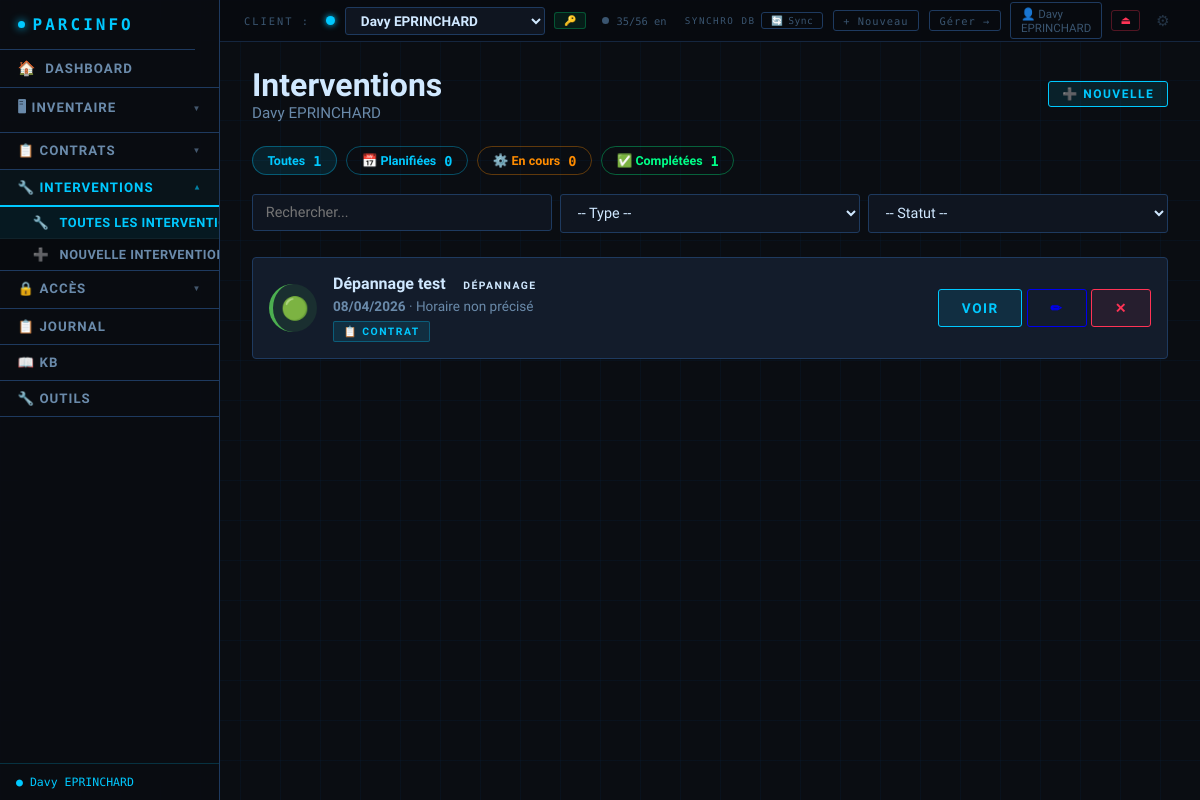
Screenshot of /interventions (signed in) with the database file from the repository.
### tables this page shows
CREATE TABLE clients (
        id INTEGER PRIMARY KEY AUTOINCREMENT,
        nom TEXT NOT NULL DEFAULT '',
        contact TEXT DEFAULT '',
        telephone TEXT DEFAULT '',
        email TEXT DEFAULT '',
        adresse TEXT DEFAULT '',
        notes TEXT DEFAULT '',
        couleur TEXT DEFAULT '#00c9ff',
        date_creation TEXT DEFAULT '',
        date_maj TEXT DEFAULT '', auth_user_id INTEGER DEFAULT NULL);

CREATE TABLE interventions (
        id INTEGER PRIMARY KEY AUTOINCREMENT,
        client_id INTEGER NOT NULL,
        titre TEXT DEFAULT '',
        type_intervention TEXT DEFAULT '',
        description TEXT DEFAULT '',
        notes TEXT DEFAULT '',
        date_intervention TEXT NOT NULL,
        heure_debut TEXT DEFAULT '',
        heure_fin TEXT DEFAULT '',
        duree_minutes INTEGER DEFAULT 0,
        technicien_nom TEXT DEFAULT '',
        technicien_email TEXT DEFAULT '',
        statut TEXT DEFAULT 'completee',
        contrat_id INTEGER DEFAULT NULL,
        cout_ht REAL DEFAULT 0,
        devise TEXT DEFAULT 'EUR',
        date_creation TEXT DEFAULT '',
        date_maj TEXT DEFAULT '',
        auth_user_id INTEGER,
        FOREIGN KEY(client_id) REFERENCES clients(id) ON DELETE CASCADE,
        FOREIGN KEY(contrat_id) REFERENCES contrats(id) ON DELETE SET NULL,
        FOREIGN KEY(auth_user_id) REFERENCES auth_users(id) ON DELETE SET NULL);

### app.py (the view)
@app.route('/interventions')
@login_required
def liste_interventions():
    cid = get_client_id()
    if not cid: return redirect(url_for('nouveau_client'))
    page = request.args.get('page', 1, type=int)
    q = request.args.get('q', '')
    filtre_type = request.args.get('type', '')
    filtre_statut = request.args.get('statut', '')
    conn = get_db()
    client = row_to_dict(conn.execute('SELECT * FROM clients WHERE id=?', (cid,)).fetchone() or {})
    query = 'SELECT * FROM interventions WHERE client_id=? AND statut != ?'
    params = [cid, 'archivee']
    if q:
        query += ' AND titre LIKE ?'
        params.append(f'%{q}%')
    if filtre_type:
        query += ' AND type_intervention=?'
        params.append(filtre_type)
    if filtre_statut:
        query += ' AND statut=?'
        params.append(filtre_statut)
    query += ' ORDER BY date_intervention DESC'
    rows, pagination = paginate(query, tuple(params), page)
    interventions = [fmt_intervention(row_to_dict(r)) for r in rows]
    stats = {
        'total': conn.execute(
            'SELECT COUNT(*) FROM interventions WHERE client_id=? AND statut != ?', (cid, 'archivee')).fetchone()[0],
        'planifiee': conn.execute(
            "SELECT COUNT(*) FROM interventions WHERE client_id=? AND statut='planifiee'", (cid,)).fetchone()[0],
        'en_cours': conn.execute(
            "SELECT COUNT(*) FROM interventions WHERE client_id=? AND statut='en_cours'", (cid,)).fetchone()[0],
        'completee': conn.execute(
            "SELECT COUNT(*) FROM interventions WHERE client_id=? AND statut='completee'", (cid,)).fetchone()[0],
    }
    filtre_stat = ''
    if filtre_statut:
        filtre_stat = filtre_statut
    types_interventions = get_liste('types_interventions')
    conn.close()
    return render_template('interventions.html', interventions=interventions, client=client,
                          clients=get_clients(), client_actif_id=cid,
                          pagination=pagination, stats=stats,
                          filtre_type=filtre_type, filtre_statut=filtre_statut, filtre_stat=filtre_stat,
                          types_interventions=types_interventions)

### templates/interventions.html (shortened to what this page needs)
{% extends "base.html" %}
{% block content %}
<div style="display: flex; align-items: center; justify-content: space-between; margin-bottom: 1.5rem; flex-wrap: wrap; gap: 1rem;">
    <div>
        <h1>Interventions</h1>
        <p style="color: var(--text-secondary); font-size: .95rem;">{{ client.nom }}</p>
    </div>
    <a href="/intervention/nouveau" class="btn btn-primary btn-sm">➕ Nouvelle</a>
</div>
{% if stats %}
<div class="stat-chips">
    <a href="?" class="sc sc-all {% if not filtre_stat %}on{% endif %}">Toutes <span class="sc-n">{{ stats.total }}</span></a>
    <a href="?statut=planifiee" class="sc sc-plan {% if filtre_stat=='planifiee' %}on{% endif %}">📅 Planifiées <span class="sc-n">{{ stats.planifiee }}</span></a>
    <a href="?statut=en_cours" class="sc sc-cours {% if filtre_stat=='en_cours' %}on{% endif %}">⚙️ En cours <span class="sc-n">{{ stats.en_cours }}</span></a>
    <a href="?statut=completee" class="sc sc-compl {% if filtre_stat=='completee' %}on{% endif %}">✅ Complétées <span class="sc-n">{{ stats.completee }}</span></a>
</div>
{% endif %}
<div style="display: grid; gap: .5rem; margin-bottom: 1.5rem; grid-template-columns: repeat(auto-fit, minmax(150px, 1fr)); align-items: start;">
    <input type="text" id="search" placeholder="Rechercher..." style="grid-column: auto;" oninput="filtrerIntv()">
    <select id="filtre-type" onchange="filtrerIntv()">
        <option value="">-- Type --</option>
    </select>
    <select id="filtre-statut" onchange="filtrerIntv()">
        <option value="">-- Statut --</option>
    </select>
</div>
{% if interventions %}
<div style="display: flex; flex-direction: column; gap: .7rem;">
    {% for intv in interventions %}
    <div class="intv-card">
        <div class="intv-icon" style="background: {{ intv.statut_color }}20; border-left-color: {{ intv.statut_color }};">{{ intv.statut_emoji }}</div>
        <div style="flex: 1; min-width: 0;">
            <div style="display: flex; align-items: baseline; gap: .5rem; flex-wrap: wrap;">
                <strong style="font-size: 1rem;">{{ intv.titre }}</strong>
                <span class="badge badge-secondary">{{ intv.type_intervention }}</span>
            </div>
            <div style="font-size: .85rem; color: var(--text-secondary); margin-top: .2rem;">
                {% if intv.date_intervention_fmt %}
                    <strong>{{ intv.date_intervention_fmt }}</strong>
                    {% if intv.horaire %} · {{ intv.horaire }}{% endif %}
                {% endif %}
            </div>
            <div class="intv-badges" style="margin-top: .4rem;">
                {% if intv.contrat_id %}<span class="badge badge-blue">📋 Contrat</span>{% endif %}
            </div>
        </div>
        <div class="intv-actions">
            <a href="/intervention/{{ intv.id }}" class="btn btn-primary btn-xs">Voir</a>
            <a href="/intervention/{{ intv.id }}/editer" class="btn btn-secondary btn-xs">✏</a>
            <button class="btn btn-danger btn-xs" onclick="confirmerSuppression({{ intv.id }}, '{{ intv.titre }}')">✕</button>
        </div>
    </div>
    {% endfor %}
</div>
{% else %}
<div style="text-align: center; padding: 2rem; color: var(--text-muted);">
    <div style="font-size: 2rem; margin-bottom: .5rem;">📭</div>
    <p>Aucune intervention enregistrée.</p>
    <a href="/intervention/nouveau" class="btn btn-primary btn-sm" style="margin-top: 1rem;">Créer une intervention</a>
</div>
{% endif %}
{% endblock %}

### templates/base.html (shortened to what this page needs)
<!DOCTYPE html>
<html lang="fr">
<head>
</head>
<body class="{{ 'theme-light' if cfg.get('mode') == 'light' else '' }}{{ ' nav-left' if cfg.get('nav_mode') == 'vertical' else '' }}">
<div class="client-bar">
    <span class="client-bar-label">Client :</span>
    <div class="client-select-wrap">
        {% set active_cl = clients | selectattr('id','eq', client_actif_id) | first | default(None) %}
        <span class="client-dot" style="color:{{ active_cl.couleur if active_cl else '#00c9ff' }}; background:{{ active_cl.couleur if active_cl else '#00c9ff' }};"></span>
        <select id="client-dropdown" onchange="changerClientAvecConfirmation(this)" data-current-value="{{ client_actif_id or '' }}">
            {% for cl in clients %}
            <option value="{{ cl.id }}" {% if cl.id == client_actif_id %}selected{% endif %}>{{ cl.nom }}</option>
            {% endfor %}
        </select>
        {% set acces_actif = active_cl.acces if active_cl and active_cl.acces is defined else '' %}
        {% if acces_actif %}
        <div class="topbar-acces-badge topbar-acces-{{ acces_actif }}" title="{% if acces_actif == 'proprietaire' %}Vous êtes propriétaire{% elif acces_actif == 'ecriture' %}Partagé — lecture/écriture{% elif acces_actif == 'admin' %}Accès administrateur{% else %}Partagé — lecture seule{% endif %}">
            {% if acces_actif == 'proprietaire' %}🔑{% elif acces_actif == 'ecriture' %}✏ R/W{% elif acces_actif == 'admin' %}⚙{% else %}👁{% endif %}
        </div>
        {% endif %}
    </div>
    <div class="wd-topbar idle" id="wd-global-bar">
        <span class="wd-dot"></span>
        <span id="wd-global-text">…</span>
    </div>
    <div class="client-bar-actions">
        {% if cfg.get('db_type') == 'sync' %}
        <div id="topbar-sync-wrap" style="display:flex;align-items:center;gap:.35rem;">
        {% else %}
        <div id="topbar-sync-wrap" style="display:none;align-items:center;gap:.35rem;">
        {% endif %}
            <span style="font-family:'Share Tech Mono',monospace;font-size:.58rem;letter-spacing:1.5px;
                         text-transform:uppercase;color:var(--text-muted);white-space:nowrap;">Synchro DB</span>
            <button class="topbar-sync-btn" id="topbar-sync-btn"
                    onclick="syncNow()" title="Base de données — mode synchronisation&#10;Cliquer pour synchroniser maintenant">
                <span class="topbar-sync-icon" id="topbar-sync-icon">🔄</span>
                <span id="topbar-sync-label">Sync…</span>
            </button>
        </div>
        <a href="/client/nouveau" class="client-bar-link">+ Nouveau</a>
        <a href="/clients" class="client-bar-link">Gérer →</a>
        {% if session.get('auth_user_id') %}
        <a href="/profil" style="display:flex;align-items:center;gap:.4rem;text-decoration:none;
            border:1px solid var(--border);border-radius:3px;padding:.2rem .6rem;
            font-size:.72rem;color:var(--text-muted);transition:all .15s;"
           onmouseover="this.style.borderColor='var(--accent)';this.style.color='var(--text-secondary)'"
           onmouseout="this.style.borderColor='var(--border)';this.style.color='var(--text-muted)'">
            👤 {{ session.get('auth_user_nom', 'Profil') }}
        </a>
        <a href="/logout" style="border:1px solid rgba(255,51,85,.3);border-radius:3px;padding:.2rem .5rem;
            font-size:.7rem;color:var(--accent-red);text-decoration:none;" title="Déconnexion">⏏</a>
        {% endif %}
        <button class="topbar-gear" onclick="toggleConfig()" title="Paramètres">⚙</button>
    </div>
</div>
{% set ep = request.endpoint %}
{% set inv_active = ep in ['liste_appareils','nouvel_appareil','editer_appareil','liste_peripheriques','nouveau_peripherique','editer_peripherique','parc_general','baie_brassage','page_scan','liste_plans','editer_plan'] %}
{% set contrats_active = ep in ['liste_contrats','nouveau_contrat','editer_contrat','detail_contrat'] %}
{% set secu_active = ep in ['liste_identifiants','nouvel_identifiant','editer_identifiant','liste_utilisateurs','nouvel_utilisateur','editer_utilisateur','droits_utilisateur'] %}
<nav>
    <a href="/" class="nav-brand">PARCINFO</a>
    <a href="/" {% if ep == 'index' %}class="active"{% endif %}>
        <span style="font-size:.9rem;">🏠</span> DASHBOARD
    </a>
    <div class="nav-group">
        <button class="nav-group-btn {% if inv_active %}active{% endif %}">
            🖥 Inventaire <span class="arr">▼</span>
        </button>
    </div>
    <div class="nav-group">
        <button class="nav-group-btn {% if contrats_active %}active{% endif %}">
            📋 Contrats <span class="arr">▼</span>
        </button>
    </div>
    <div class="nav-group">
        <button class="nav-group-btn {% if ep in ['liste_interventions','nouveau_intervention','detail_intervention','editer_intervention'] %}active{% endif %}">
            🔧 Interventions <span class="arr">▼</span>
        </button>
        <div class="nav-dropdown">
            <a href="/interventions" {% if ep in ['liste_interventions','detail_intervention','editer_intervention'] %}class="active"{% endif %}>
                <span class="nd-icon">🔧</span> Toutes les interventions
            </a>
            <a href="/intervention/nouveau">
                <span class="nd-icon">➕</span> Nouvelle intervention
            </a>
        </div>
    </div>
    <div class="nav-group">
        <button class="nav-group-btn {% if secu_active %}active{% endif %}">
            🔒 Accès <span class="arr">▼</span>
        </button>
    </div>
    <a href="/historique" {% if ep == 'page_historique' %}class="active"{% endif %}>📋 Journal</a>
    <a href="/kb" {% if ep == 'page_kb' %}class="active"{% endif %}>📖 KB</a>
    <a href="/outils" {% if ep == 'page_outils' %}class="active"{% endif %}>🔧 Outils</a>
    <div class="nav-spacer"></div>
    {% if client is defined and client and client.nom %}
    <span class="nav-client-badge" style="color:{{ client.couleur or '#00c9ff' }}; border-color:{{ client.couleur or '#00c9ff' }}33;">
        &#9679; {{ client.nom }}
    </span>
    {% endif %}
</nav>
<main>
    {% set ep = request.endpoint %}
    {% set bc = [] %}
    {% if ep in ['nouvel_appareil','editer_appareil'] %}
        {% set _ = bc.append(('Inventaire', None)) %}
        {% set _ = bc.append(('Appareils', '/appareils')) %}
        {% set _ = bc.append(('Ajouter' if ep == 'nouvel_appareil' else 'Modifier', None)) %}
    {% elif ep in ['nouveau_peripherique','editer_peripherique'] %}
        {% set _ = bc.append(('Inventaire', None)) %}
        {% set _ = bc.append(('Périphériques', '/peripheriques')) %}
        {% set _ = bc.append(('Ajouter' if ep == 'nouveau_peripherique' else 'Modifier', None)) %}
    {% elif ep in ['nouveau_contrat','editer_contrat'] %}
        {% set _ = bc.append(('Contrats', '/contrats')) %}
        {% set _ = bc.append(('Ajouter' if ep == 'nouveau_contrat' else 'Modifier', None)) %}
    {% elif ep == 'detail_contrat' %}
        {% set _ = bc.append(('Contrats', '/contrats')) %}
        {% set _ = bc.append(('Détail', None)) %}
    {% elif ep in ['nouvel_identifiant','editer_identifiant'] %}
        {% set _ = bc.append(('Accès', None)) %}
        {% set _ = bc.append(('Identifiants', '/identifiants')) %}
        {% set _ = bc.append(('Ajouter' if ep == 'nouvel_identifiant' else 'Modifier', None)) %}
    {% elif ep in ['nouvel_utilisateur','editer_utilisateur'] %}
        {% set _ = bc.append(('Accès', None)) %}
        {% set _ = bc.append(('Utilisateurs', '/utilisateurs')) %}
        {% set _ = bc.append(('Ajouter' if ep == 'nouvel_utilisateur' else 'Modifier', None)) %}
    {% elif ep == 'droits_utilisateur' %}
        {% set _ = bc.append(('Accès', None)) %}
        {% set _ = bc.append(('Utilisateurs', '/utilisateurs')) %}
        {% set _ = bc.append(('Droits', None)) %}
    {% elif ep == 'parc_general' %}
        {% set _ = bc.append(('Inventaire', None)) %}
        {% set _ = bc.append(('Parc général', None)) %}
    {% elif ep == 'baie_brassage' %}
        {% set _ = bc.append(('Inventaire', None)) %}
        {% set _ = bc.append(('Baie de brassage', None)) %}
    {% elif ep == 'page_scan' %}
        {% set _ = bc.append(('Inventaire', None)) %}
        {% set _ = bc.append(('Scan réseau', None)) %}
    {% endif %}
    {% block content %}{% endblock %}
</main>
    {% set _sk2 = [] %}
</body>
</html>

### rows the page displays
clients: get "Davy EPRINCHARD", nom "Davy EPRINCHARD"
interventions: statut_emoji "🟢", titre "Dépannage test", type_intervention "DÉPANNAGE", date_intervention_fmt "08/04/2026", horaire "Horaire non précisé", shows "📋 CONTRAT"

### other values shown
{{ stats.total }} "1"
{{ stats.planifiee }} "0"
{{ stats.en_cours }} "0"
{{ stats.completee }} "1"
form field value "Davy EPRINCHARD"
